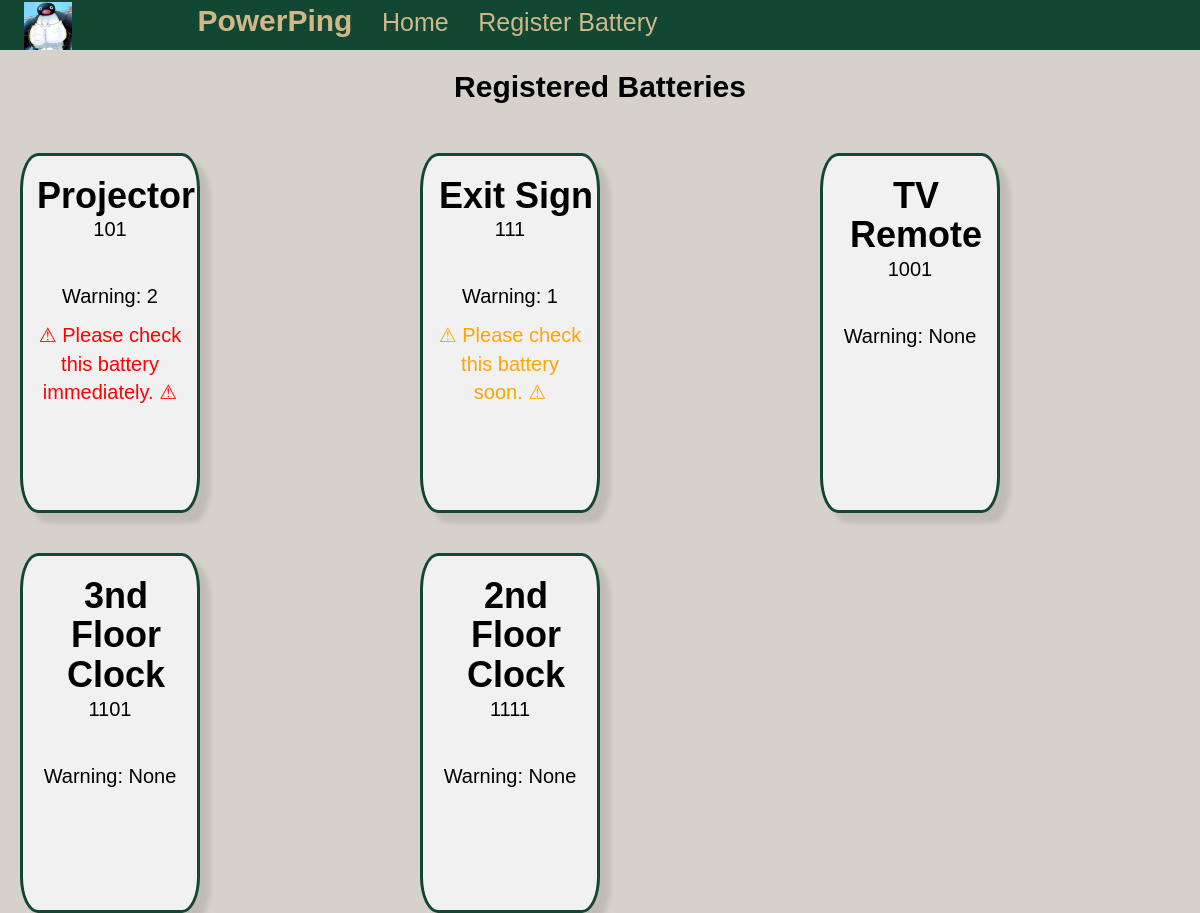
The page / on the database its author committed.
### tables this page shows
CREATE TABLE "batteries" (
	"id"	INTEGER,
	"name"	TEXT NOT NULL,
	"Warnings"	INTEGER,
	PRIMARY KEY("id")
);

### main.py (the view)
@app.route('/')
def home():
    db = getattr(g, '_database', None)
    if app.jinja_env.globals.get('departments') is None:
        global departments
        if db is None:
            db = g._database = sqlite3.connect("batteries.db")
        cursor = db.cursor()
        cursor.execute("SELECT * FROM batteries ORDER by Warnings DESC")
        batteries = cursor.fetchall()
        cursor.close()
    return render_template('index.html', batteries=batteries)

### main.py (called while the page is built)
@app.teardown_appcontext
def close_connection(exception):
    db = getattr(g, '_database', None)
    if db is not None:
        db.close()

### templates/index.html (shortened to what this page needs)
<!DOCTYPE html>
<html>
    <head>
        {%block styles%}
        <link rel="stylesheet" href="https://maxcdn.bootstrapcdn.com/bootstrap/3.3.7/css/bootstrap.min.css">
        <link type="text/css" rel="stylesheet" href="../static/styles/style.css">
        {%endblock%}
    </head>
    <body>
    <div id="NavBar">
        <img src="../static/logos/logo.png" class = "Logo" alt = "logo">
        <a class = 'TabButton' id = 'Name'>PowerPing</a>
        <a class = 'TabButton' href="/">Home</a>
        <a class = 'TabButton' href="/Register">Register Battery</a>
    </div>
    <section id = "BatteryInfo">
        <h1>Registered Batteries</h1>
        <div class = "container-fluid">
            <div class = "row">
                {% for battery in batteries %}
                <div class = "col-lg-4 col-md-4 col-sm-12 col">
                    <div class = "block">
                        <h1>{{battery[1]}}</h1>
                        <p>{{battery[0]}}</p>
                        {% if battery[2] == NONE %}
                        <p></br>Warning: None</p>
                        {% else %}
                        <p></br>Warning: {{battery[2]}}</p>
                        {% endif %}
                        {% if battery[2] == 1 %}
                        <p style="color:orange;">&#9888; Please check this battery soon. &#9888;</p>
                        {% elif battery[2] == 2 %}
                        <p style="color:red;">&#9888; Please check this battery immediately. &#9888;</p>
                        {% endif %}
                    </div>
                </div>
                {% endfor %}
            </div>
        </div>
</body>
</html>

### static/styles/style.css (style rules this page uses)
* { box-sizing: border-box; }
html { scroll-behavior: smooth; }
body { margin: 0; background-color: #D6D1CA; color: black; font-family: Arial, Helvetica, sans-serif; font-size: 20px; }
#NavBar { background-color: rgb(18, 71, 52); margin-top: 0; height: fit-content; object-fit: contain; }
#NavBar .Logo { object-fit: cover; height: auto; max-width: auto; max-height: 48px; padding-left: 2%; }
.TabButton { font-family: Arial, Helvetica, sans-serif; font-weight: normal; background-color: inherit; text-decoration: none; font-size: 25px; color: rgb(209, 184, 136); margin-left: 2%; }
#Name.TabButton { font-family: Arial, Helvetica, sans-serif; font-weight: bold; margin-top: 5vh; font-size: 30px; margin-left: 10%; }
.block { margin-left: 16.665%; background-color: rgb(241, 241, 241); color: black; width: 20vw; height: 15vw; box-shadow: 10px 10px 5px rgba(0, 0, 0, .1); border: 3px solid rgb(18, 71, 52); border-radius: 10%; margin-top: 5vh; }
@media (min-width: 1141px) and (max-width: 1320px) { .block { font-size: 15px; margin-left: 5%; width: 15vw; height: 30vw; font-size: 20px; } }
.col { margin: 0; padding: 0; }
.block > h1 { color: black; text-decoration: none; font-weight: bold; padding-left: 1vw; margin-bottom: 0; }
.block > p { text-wrap: wrap; margin-left: 1vw; margin-right: 1vw; margin-top: 0; }
#BatteryInfo { text-align: center; clear:both; }
@media (min-width: 992px) { #BatteryInfo > h1 { font-weight: bold; text-align: center; font-size: 1.5em; } }

### rows shown on the page
batteries: name "Projector", id "101", Warnings "2", shows "⚠ Please check this battery immediately. ⚠"
batteries: name "Exit Sign", id "111", Warnings "1", shows "⚠ Please check this battery soon. ⚠"
batteries: name "TV Remote", id "1001", battery "None"
batteries: name "3nd Floor Clock", id "1101", battery "None"
batteries: name "2nd Floor Clock", id "1111", battery "None"
